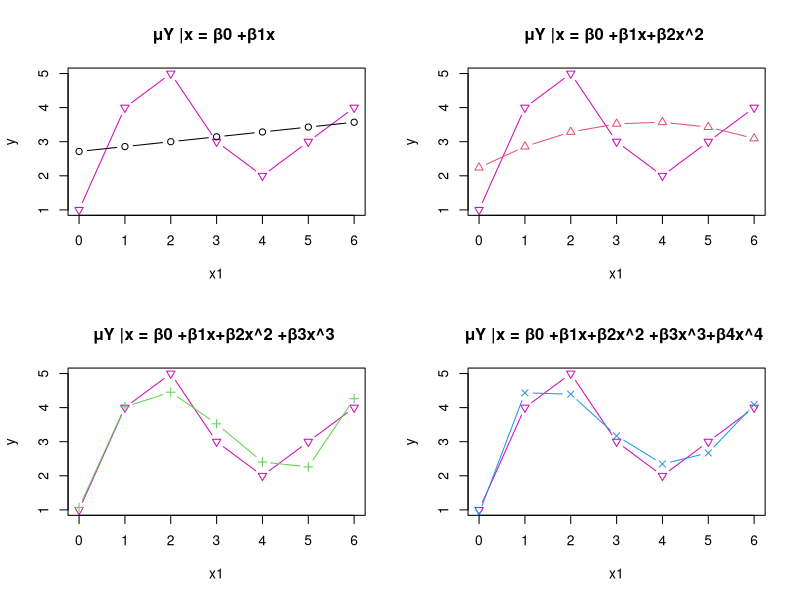

Generate this figure with R:
#12.10 The following data are given:
#  x 0 1 2 3 4 5 6
#  y 1 4 5 3 2 3 4
### (a) Fit the quartic model μY |x = β0 +β1x+β2x^2 +β3x^3+β4x^4.
### (b) Fit the cubic model μY |x = β0 +β1x+β2x^2 +β3x^3.
### (c) Fit the quadratic model μY |x = β0 +β1x+β2x^2.
### (d) Fit the linear model μY |x = β0 +β1x.
### (e) Predict Y when x = 2 by (a),(b),(c),(d).


# Input the data
y <- c(1,4,5,3,2,3,4)
x0 <- c(1,1,1,1,1,1,1)
x1 <- c(0,1,2,3,4,5,6)
x2 <- x1^2
x3 <- x1^3
x4 <- x1^4
XY <- cbind(x1,y)
# Sol: Transform the quartic model to multiple variables; x -> x1, x^2 -> x2, x^3 -> x3, x^4 -> x4
# Rewrite the data as
#   x1 0 1  2  3   4   5    6  ## x1 = x
#   x2 0 1  4  9  16  25   36  ## x2 = x^2
#   x3 0 1  8 27  64 125  216  ## x3 = x^3
#   x4 0 1 16 81 256 625 1296  ## x4 = x^4
#    y 1 4  5  3   2   3   4
# Solve b = Inverse(X'X)%*%X'y or b=Inverse(A)%*%g

Z4XX1 <- c(length(y),sum(x1),sum(x2),sum(x3),sum(x4))
Z4XX2 <- c(sum(x1),sum(x1*x1),sum(x1*x2),sum(x1*x3),sum(x1*x4))
Z4XX3 <- c(sum(x2),sum(x2*x1),sum(x2*x2),sum(x2*x3),sum(x2*x4))
Z4XX4 <- c(sum(x3),sum(x3*x1),sum(x3*x2),sum(x3*x3),sum(x3*x4))
Z4XX5 <- c(sum(x4),sum(x4*x1),sum(x4*x2),sum(x4*x3),sum(x4*x4))
Z4XX <- rbind(Z4XX1,Z4XX2,Z4XX3,Z4XX4,Z4XX5)
Z4XX    #Z4XX is (X'X) or A
Z4XXi <- solve(Z4XX)   #Inverse (X'X) or A
Z4XXi
Z4Xy <- c(sum(y),sum(x1*y),sum(x2*y),sum(x3*y),sum(x4*y))
Z4Xy    #Z4Xy is (X'y) or g
Z4b <- Z4XXi%*%Z4Xy   #Apply the analytical solution b=Inverse(A)*g
Z4b     #Get b, the regression coefficient
Z4pX <- cbind(x0,x1,x2,x3,x4)
Z4pY <- Z4pX%*%Z4b
Z4pXpY <- cbind(x1,Z4pY) #combind the x,y,predict y

# Sol: Transform the cubic model to multiple variables; x -> x1, x^2 -> x2, x^3 -> x3
# Rewrite the data as
#   x1 0 1 2  3  4   5   6  ## x1 = x
#   x2 0 1 4  9 16  25  36  ## x2 = x^2
#   x3 0 1 8 27 64 125 216  ## x3 = x^3
#    y 1 4 5  3  2   3   4
# Solve b = Inverse(X'X)%*%X'y
Z3XX1 <- c(length(y),sum(x1),sum(x2),sum(x3))
Z3XX2 <- c(sum(x1),sum(x1*x1),sum(x1*x2),sum(x1*x3))
Z3XX3 <- c(sum(x2),sum(x2*x1),sum(x2*x2),sum(x2*x3))
Z3XX4 <- c(sum(x3),sum(x3*x1),sum(x3*x2),sum(x3*x3))
Z3XX <- rbind(Z3XX1,Z3XX2,Z3XX3,Z3XX4)
Z3XXi <- solve(Z3XX)
Z3Xy <- c(sum(y),sum(x1*y),sum(x2*y),sum(x3*y))
Z3b <- Z3XXi%*%Z3Xy
Z3pX <- cbind(x0,x1,x2,x3)
Z3pY <- Z3pX%*%Z3b
Z3pXpY <- cbind(x1,Z3pY)

# Sol: Transform the quadratic model to multiple variables; x -> x1, x^2 -> x2
# Rewrite the data as
#   x1 0 1 2  3  4   5   6  ## x1 = x
#   x2 0 1 4  9 16  25  36  ## x2 = x^2
#    y 1 4 5  3  2   3   4
# Solve b = Inverse(X'X)%*%X'y

Z2XX1 <- c(length(y),sum(x1),sum(x2))
Z2XX2 <- c(sum(x1),sum(x1*x1),sum(x1*x2))
Z2XX3 <- c(sum(x2),sum(x2*x1),sum(x2*x2))
Z2XX <- rbind(Z2XX1,Z2XX2,Z2XX3)
Z2XXi <- solve(Z2XX)
Z2Xy <- c(sum(y),sum(x1*y),sum(x2*y))
Z2b <- Z2XXi%*%Z2Xy
Z2pX <- cbind(x0,x1,x2)
Z2pY <- Z2pX%*%Z2b
Z2pXpY <- cbind(x1,Z2pY)

# Sol: Transform the linear model to single variables; x -> x1
# Rewrite the data as
#   x1 0 1 2  3  4   5   6  ## x1 = x
#    y 1 4 5  3  2   3   4
# Solve b = Inverse(X'X)%*%X'y
Z1XX1 <- c(length(y),sum(x1))
Z1XX2 <- c(sum(x1),sum(x1*x1))
Z1XX <- rbind(Z1XX1,Z1XX2)

Z1XXi <- solve(Z1XX)
Z1Xy <- c(sum(y),sum(x1*y))
Z1b <- Z1XXi%*%Z1Xy
Z1pX <- cbind(x0,x1)
Z1pY <- Z1pX%*%Z1b
Z1pXpY <- cbind(x1,Z1pY)

par(mfrow=c(2,2))
# Plot
plot(XY,pch=6,col=6,type = "b")
points(Z1pXpY,pch=1,col=1,type = "b")
title(main = "μY |x = β0 +β1x ")

plot(XY,pch=6,col=6,type = "b")
title(main = "μY |x = β0 +β1x+β2x^2 ")
points(Z2pXpY,pch=2,col=2,type = "b")

plot(XY,pch=6,col=6,type = "b")
title(main = "μY |x = β0 +β1x+β2x^2 +β3x^3 ")
points(Z3pXpY,pch=3,col=3,type = "b")

plot(XY,pch=6,col=6,type = "b")
title(main = "μY |x = β0 +β1x+β2x^2 +β3x^3+β4x^4 ")
points(Z4pXpY,pch=4,col=4,type = "b")

# Add the legend
#legend(4,5,legend = c("SampleData","Z1","Z2","Z3","Z4"),col=c(6,1,2,3,4),pch = c(6,1,2,3,4))

# Verify the Coefficents result with the result by lm()
# Translate the list to a data frame
ds1 <- data.frame(cbind(y,x1,x2,x3,x4))
attach(ds1)

fit1 <- lm(y~x1)
fit1$coefficients   #The coefficient is to compare with Z1b
Z1b
fit2 <- lm(y~x1+x2)
fit2$coefficients   #The coefficient is to compare with Z2b   
Z2b
fit3 <- lm(y~x1+x2+x3)
fit3$coefficients   #The coefficient is to compare with Z3b
Z3b
fit4 <- lm(y~x1+x2+x3+x4)
Z4b
fit4$coefficients #The coefficient is to compare with Z4b
